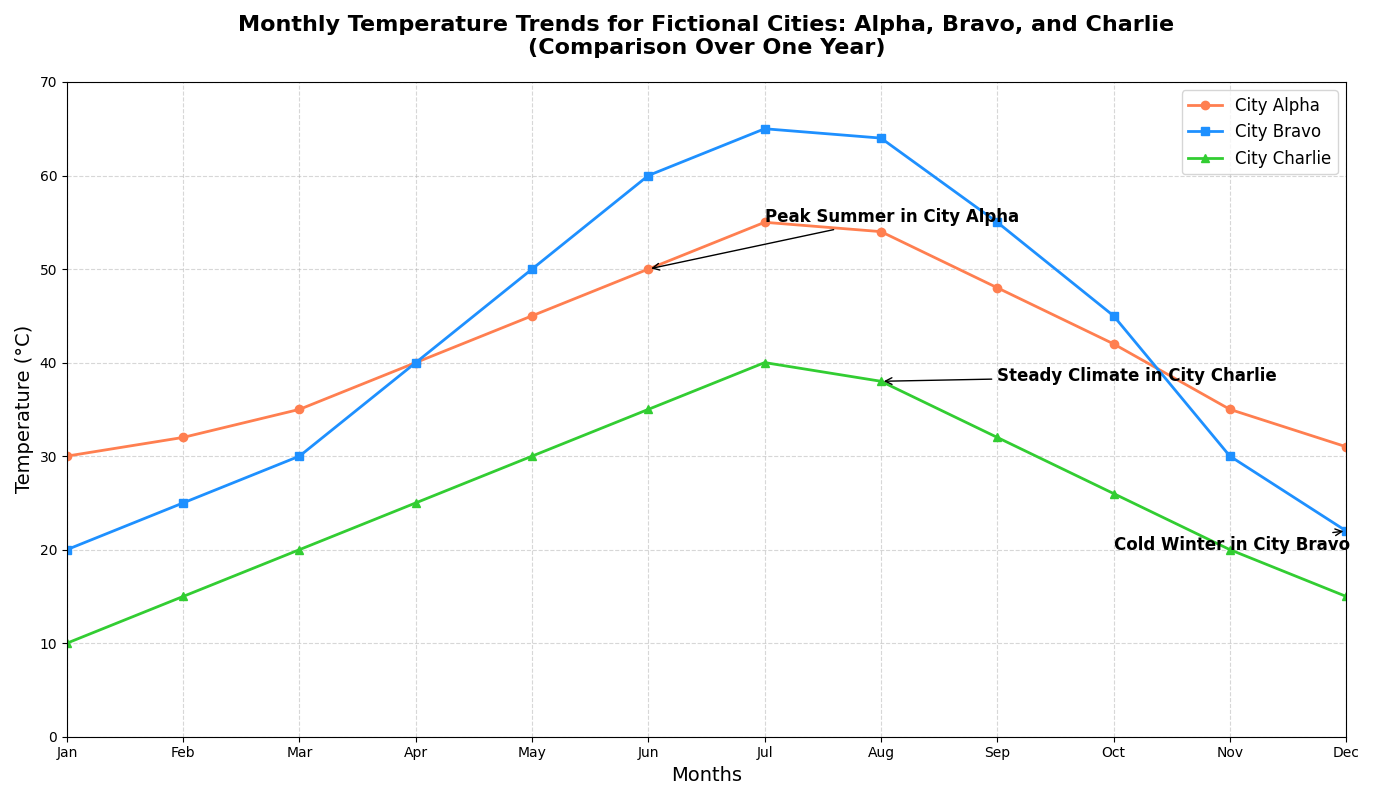

Write Python code to recreate this figure.
import matplotlib.pyplot as plt
import numpy as np

# Backstory: This chart shows the monthly temperature trends for three fictional cities (Alpha, Bravo, and Charlie) over the span of a year. The cities experience diverse climates with different seasonal temperature variations.

# Months and corresponding temperature data for each city
months = np.arange(1, 13)
city_alpha_temp = np.array([30, 32, 35, 40, 45, 50, 55, 54, 48, 42, 35, 31])  # City Alpha: Hot summers, mild winters
city_bravo_temp = np.array([20, 25, 30, 40, 50, 60, 65, 64, 55, 45, 30, 22])  # City Bravo: Warm summers, cold winters
city_charlie_temp = np.array([10, 15, 20, 25, 30, 35, 40, 38, 32, 26, 20, 15]) # City Charlie: Cool climate

# Plot
plt.figure(figsize=(14, 8))

# Plot the line charts for each city
plt.plot(months, city_alpha_temp, label='City Alpha', marker='o', color='coral', linewidth=2)
plt.plot(months, city_bravo_temp, label='City Bravo', marker='s', color='dodgerblue', linewidth=2)
plt.plot(months, city_charlie_temp, label='City Charlie', marker='^', color='limegreen', linewidth=2)

# Enhance readability with grid
plt.grid(True, linestyle='--', alpha=0.5)

# Set titles and labels
plt.title("Monthly Temperature Trends for Fictional Cities: Alpha, Bravo, and Charlie\n(Comparison Over One Year)", fontsize=16, fontweight='bold', pad=20)
plt.xlabel("Months", fontsize=14)
plt.ylabel("Temperature (°C)", fontsize=14)

# Annotate specific data points for further insights
plt.annotate('Peak Summer in City Alpha', xy=(6, city_alpha_temp[5]), xytext=(7, 55),
             arrowprops=dict(facecolor='black', arrowstyle='->'),
             fontsize=12, fontweight='bold')

plt.annotate('Cold Winter in City Bravo', xy=(12, city_bravo_temp[11]), xytext=(10, 20),
             arrowprops=dict(facecolor='black', arrowstyle='->'),
             fontsize=12, fontweight='bold')

plt.annotate('Steady Climate in City Charlie', xy=(8, city_charlie_temp[7]), xytext=(9, 38),
             arrowprops=dict(facecolor='black', arrowstyle='->'),
             fontsize=12, fontweight='bold')

# Set limits for y-axis to ensure the data points are well within the frame
plt.ylim(0, 70)
plt.xlim(1, 12)

# Set the x-ticks to display months correctly
plt.xticks(months, ['Jan', 'Feb', 'Mar', 'Apr', 'May', 'Jun', 'Jul', 'Aug', 'Sep', 'Oct', 'Nov', 'Dec'])

# Include a legend to clarify plot elements
plt.legend(loc='upper right', fontsize=12)

# Optimize layout to avoid clipping of text and labels
plt.tight_layout()

# Display the plot
plt.show()
